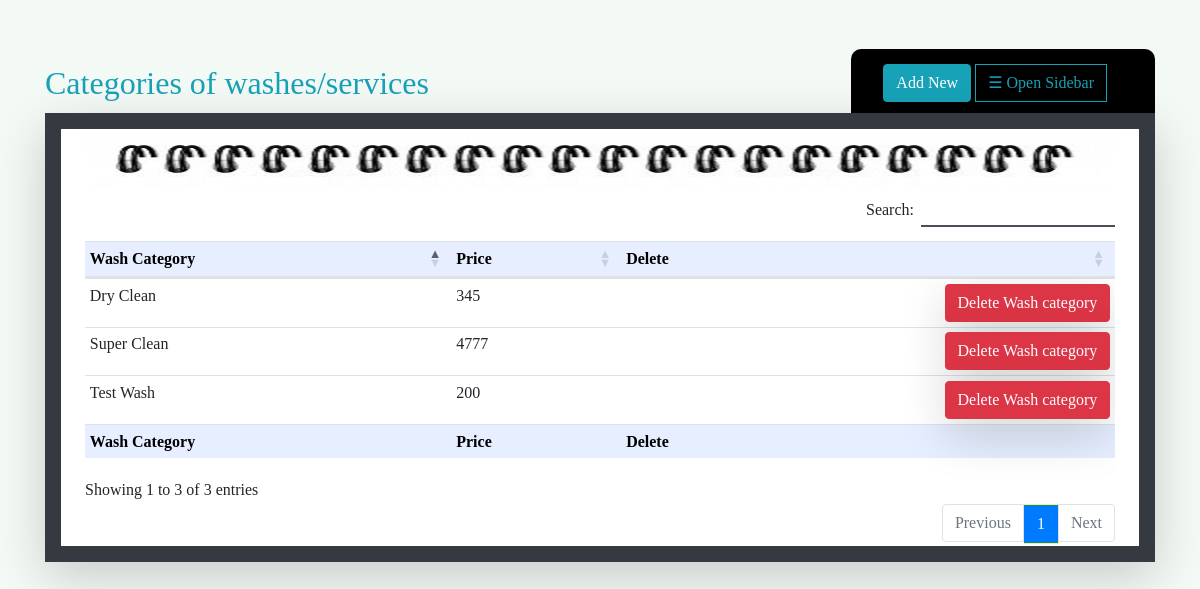
/wash_categories.php (signed in), run on the app's committed database.
### tables this page shows
CREATE TABLE `washcategory` (
  `id` int(225) NOT NULL,
  `categoryName` varchar(100) NOT NULL,
  `price` int(12) NOT NULL
);

### includes/connect.php (called while the page is built, shortened)
<?php
Class Dbh {
	public function connection(){
		$this->servername = "localhost";
		$this->username = "root";
		$this->password = "";
		$this->myDb = "spakcarwash";
		try {
			    $dsn = "mysql:host=".$this->servername.";dbname=".$this->myDb;
			    $pdo =  new PDO($dsn, $this->username, $this->password);
			    $pdo->setAttribute(PDO::ATTR_ERRMODE, PDO::ERRMODE_EXCEPTION);
			    return $pdo;
			    }
			catch(PDOException $e)
			    {
			    echo "Connection failed: " . $e->getMessage();
			    }
	}
}

### includes/model.php (called while the page is built, shortened)
<?php
include 'connect.php';
Class Query extends Dbh {
	public function load_all_wash_category(){
		$stmt = $this->connection()->query("SELECT * FROM washcategory");
		return $stmt;
	}
}

### tables/wash_categories_table.php (the view)
<div class="bg-white px-4 ">
	<img src="imgs/bookspingk.jpg" class="img-responsive w-100 my-2">
	<div class="table-responsive">
		<table id="example" class="table table-sm" >
			<thead class="mt-1" >
				<tr>
					<th>Wash Category</th>
					<th>Price</th>
					<th>Delete</th>
				</tr>
			</thead>
			<tbody>
				<?php
				include_once("includes/model.php");
				$pdo = new Query();
				$categories = $pdo->load_all_wash_category();
				while($rows = $categories->fetch()){
					?>
					<tr>
						<td><?=$rows["categoryName"]?></td>
						<td><?=$rows["price"]?></td>
						<td class="text-right"><a href="deletor.php?idNo=<?=$rows['id']?>&tb=washcategory" class="btn btn-danger shadow-lg">Delete Wash category</a></td>
					</tr>
					<?php
				}
				?>
			</tbody>
			<tfoot>
				<tr>
					<th>Wash Category</th>
					<th>Price</th>
					<th>Delete</th>
				</tr>
			</tfoot>
		</table>
	</div>
</div>

### css/customStyle.css (style rules this page uses)
body, html { margin: 0; padding: 0; height: 100%; font-family: Georgia; }
body { background: rgba(217,238,225,.3); }
table { border-collapse: collapse; width: 100%; }
th, td { text-align: left; padding: 8px; }
tr:nth-child(even) { background-color: #f2f2f2 }
th { background-color: #e6eeff; color: #000; }

### data on the page
washcategory: categoryName "Test Wash", price "200"
washcategory: categoryName "Super Clean", price "4777"
washcategory: categoryName "Dry Clean", price "345"
